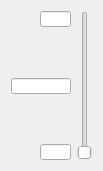
  <widget class="QWidget" name="layoutWidget">
   <property name="geometry">
    <rect>
     <x>610</x>
     <y>390</y>
     <width>91</width>
     <height>171</height>
    </rect>
   </property>
   <layout class="QHBoxLayout" name="horizontalLayout_6">
    <item>
     <layout class="QVBoxLayout" name="verticalLayout_16">
      <item>
       <widget class="QLineEdit" name="unit3MaxCritDevLineEdit">
        <property name="sizePolicy">
         <sizepolicy hsizetype="Fixed" vsizetype="Fixed">
          <horstretch>0</horstretch>
          <verstretch>0</verstretch>
         </sizepolicy>
        </property>
        <property name="minimumSize">
         <size>
          <width>31</width>
          <height>16</height>
         </size>
        </property>
        <property name="maximumSize">
         <size>
          <width>31</width>
          <height>16</height>
         </size>
        </property>
        <property name="font">
         <font>
          <pointsize>8</pointsize>
         </font>
        </property>
        <property name="layoutDirection">
         <enum>Qt::RightToLeft</enum>
        </property>
        <property name="alignment">
         <set>Qt::AlignRight|Qt::AlignTrailing|Qt::AlignVCenter</set>
        </property>
       </widget>
      </item>
      <item>
       <spacer name="verticalSpacer_9">
        <property name="orientation">
         <enum>Qt::Vertical</enum>
        </property>
        <property name="sizeHint" stdset="0">
         <size>
          <width>20</width>
          <height>40</height>
         </size>
        </property>
       </spacer>
      </item>
      <item>
       <widget class="QLineEdit" name="unit3CritDevLineEdit">
        <property name="sizePolicy">
         <sizepolicy hsizetype="Fixed" vsizetype="Fixed">
          <horstretch>0</horstretch>
          <verstretch>0</verstretch>
         </sizepolicy>
        </property>
        <property name="minimumSize">
         <size>
          <width>60</width>
          <height>16</height>
         </size>
        </property>
        <property name="maximumSize">
         <size>
          <width>60</width>
          <height>16</height>
         </size>
        </property>
        <property name="font">
         <font>
          <pointsize>8</pointsize>
         </font>
        </property>
        <property name="alignment">
         <set>Qt::AlignRight|Qt::AlignTrailing|Qt::AlignVCenter</set>
        </property>
       </widget>
      </item>
      <item>
       <spacer name="verticalSpacer_10">
        <property name="orientation">
         <enum>Qt::Vertical</enum>
        </property>
        <property name="sizeHint" stdset="0">
         <size>
          <width>20</width>
          <height>40</height>
         </size>
        </property>
       </spacer>
      </item>
      <item>
       <widget class="QLineEdit" name="unit3MinCritDevLineEdit">
        <property name="sizePolicy">
         <sizepolicy hsizetype="Fixed" vsizetype="Fixed">
          <horstretch>0</horstretch>
          <verstretch>0</verstretch>
         </sizepolicy>
        </property>
        <property name="minimumSize">
         <size>
          <width>31</width>
          <height>16</height>
         </size>
        </property>
        <property name="maximumSize">
         <size>
          <width>31</width>
          <height>16</height>
         </size>
        </property>
        <property name="font">
         <font>
          <pointsize>8</pointsize>
         </font>
        </property>
        <property name="layoutDirection">
         <enum>Qt::RightToLeft</enum>
        </property>
        <property name="alignment">
         <set>Qt::AlignRight|Qt::AlignTrailing|Qt::AlignVCenter</set>
        </property>
       </widget>
      </item>
     </layout>
    </item>
    <item>
     <widget class="QSlider" name="unit3CritDevSlider">
      <property name="sizePolicy">
       <sizepolicy hsizetype="Fixed" vsizetype="Expanding">
        <horstretch>0</horstretch>
        <verstretch>0</verstretch>
       </sizepolicy>
      </property>
      <property name="font">
       <font>
        <pointsize>8</pointsize>
       </font>
      </property>
      <property name="orientation">
       <enum>Qt::Vertical</enum>
      </property>
     </widget>
    </item>
   </layout>
  </widget>
